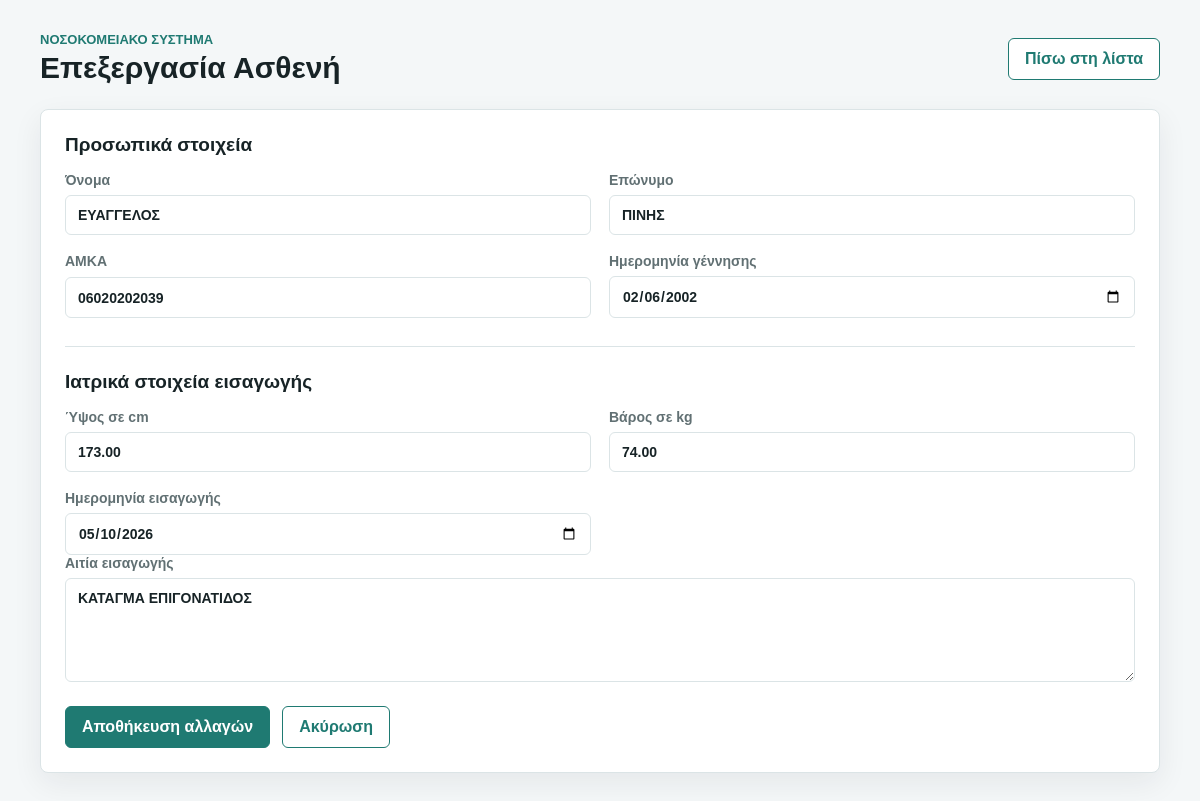
The app's page /edit_patient.php?id=2 with its own data.
### tables this page shows
CREATE TABLE `patients` (
  `id` int(11) NOT NULL AUTO_INCREMENT,
  `first_name` varchar(50) NOT NULL,
  `last_name` varchar(50) NOT NULL,
  `amka` varchar(11) NOT NULL,
  `height` decimal(5,2) NOT NULL,
  `weight` decimal(5,2) NOT NULL,
  `birth_date` date NOT NULL,
  `admission_date` date NOT NULL,
  `reason` text NOT NULL,
  `created_at` timestamp NOT NULL DEFAULT current_timestamp(),
  PRIMARY KEY (`id`),
  UNIQUE KEY `amka` (`amka`)
);

### edit_patient.php (the view, shortened to what this page needs)
<?php
require_once __DIR__ . '/db.php';
$id = filter_input(INPUT_GET, 'id', FILTER_VALIDATE_INT);
$stmt = $pdo->prepare('SELECT * FROM patients WHERE id = :id');
$stmt->execute([':id' => $id]);
$patient = $stmt->fetch();
?>
<!DOCTYPE html>
<html lang="el">
<head>
    <link rel="stylesheet" href="style.css">
</head>
<body>
    <main class="page">
        <header class="topbar">
            <div>
                <p class="eyebrow">Νοσοκομειακό σύστημα</p>
                <h1>Επεξεργασία Ασθενή</h1>
            </div>
            <a class="button secondary" href="patient_list.php">Πίσω στη λίστα</a>
        </header>
        <form class="patient-form" action="update_patient.php" method="post">
            <section class="form-section">
                <h2>Προσωπικά στοιχεία</h2>
                <div class="grid">
                    <label>
                        Όνομα
                        <input type="text" name="first_name" maxlength="50" value="<?php echo htmlspecialchars($patient['first_name'], ENT_QUOTES, 'UTF-8'); ?>" required>
                    </label>
                    <label>
                        Επώνυμο
                        <input type="text" name="last_name" maxlength="50" value="<?php echo htmlspecialchars($patient['last_name'], ENT_QUOTES, 'UTF-8'); ?>" required>
                    </label>
                    <label>
                        ΑΜΚΑ
                        <input type="text" name="amka" maxlength="11" pattern="[0-9]{11}" value="<?php echo htmlspecialchars($patient['amka'], ENT_QUOTES, 'UTF-8'); ?>" required>
                    </label>
                    <label>
                        Ημερομηνία γέννησης
                        <input type="date" name="birth_date" value="<?php echo htmlspecialchars($patient['birth_date'], ENT_QUOTES, 'UTF-8'); ?>" required>
                    </label>
                </div>
            </section>
            <section class="form-section">
                <h2>Ιατρικά στοιχεία εισαγωγής</h2>
                <div class="grid">
                    <label>
                        Ύψος σε cm
                        <input type="number" name="height" min="30" max="260" step="0.01" value="<?php echo htmlspecialchars((string)$patient['height'], ENT_QUOTES, 'UTF-8'); ?>" required>
                    </label>
                    <label>
                        Βάρος σε kg
                        <input type="number" name="weight" min="1" max="500" step="0.01" value="<?php echo htmlspecialchars((string)$patient['weight'], ENT_QUOTES, 'UTF-8'); ?>" required>
                    </label>
                    <label>
                        Ημερομηνία εισαγωγής
                        <input type="date" name="admission_date" value="<?php echo htmlspecialchars($patient['admission_date'], ENT_QUOTES, 'UTF-8'); ?>" required>
                    </label>
                </div>
                <label>
                    Αιτία εισαγωγής
                    <textarea name="reason" rows="5" required><?php echo htmlspecialchars($patient['reason'], ENT_QUOTES, 'UTF-8'); ?></textarea>
                </label>
            </section>
            <div class="actions">
                <button class="button" type="submit">Αποθήκευση αλλαγών</button>
                <a class="button secondary" href="patient_list.php">Ακύρωση</a>
            </div>
        </form>
    </main>
</body>
</html>

### style.css (style rules this page uses)
:root { color-scheme: light; --bg: #f4f7f8; --surface: #ffffff; --ink: #172326; --muted: #617073; --line: #dbe4e6; --accent: #1f7a72; --accent-dark: #155b55; --danger: #b42318; --success: #167247; }
* { box-sizing: border-box; }
body { margin: 0; min-height: 100vh; background: var(--bg); color: var(--ink); font-family: Arial, Helvetica, sans-serif; }
.page { width: min(1120px, calc(100% - 32px)); margin: 0 auto; padding: 32px 0; }
.topbar { display: flex; align-items: center; justify-content: space-between; gap: 16px; margin-bottom: 24px; }
.eyebrow { margin: 0 0 4px; color: var(--accent); font-size: 13px; font-weight: 700; text-transform: uppercase; }
h1, h2 { margin: 0; }
h1 { font-size: 30px; }
h2 { margin-bottom: 16px; font-size: 19px; }
.patient-form, .table-wrap, .search-form { background: var(--surface); border: 1px solid var(--line); border-radius: 8px; box-shadow: 0 10px 30px rgba(23, 35, 38, 0.07); }
.patient-form { padding: 24px; }
.form-section + .form-section { margin-top: 28px; padding-top: 24px; border-top: 1px solid var(--line); }
.grid { display: grid; grid-template-columns: repeat(2, minmax(0, 1fr)); gap: 18px; }
label { display: grid; gap: 7px; color: var(--muted); font-size: 14px; font-weight: 700; }
input, textarea { width: 100%; border: 1px solid var(--line); border-radius: 6px; padding: 11px 12px; color: var(--ink); font: inherit; background: #ffffff; }
textarea { resize: vertical; }
.actions { display: flex; gap: 12px; flex-wrap: wrap; margin-top: 24px; }
.button { display: inline-flex; align-items: center; justify-content: center; min-height: 42px; border: 1px solid var(--accent); border-radius: 6px; padding: 0 16px; background: var(--accent); color: #ffffff; font: inherit; font-weight: 700; text-decoration: none; cursor: pointer; }
.button.secondary { background: #ffffff; color: var(--accent); }

### records on screen
patients: first_name "ΕΥΑΓΓΕΛΟΣ", last_name "ΠΙΝΗΣ", amka "06020202039", birth_date "02/06/2002", height "173.00", weight "74.00", admission_date "05/10/2026", reason "ΚΑΤΑΓΜΑ ΕΠΙΓΟΝΑΤΙΔΟΣ"
